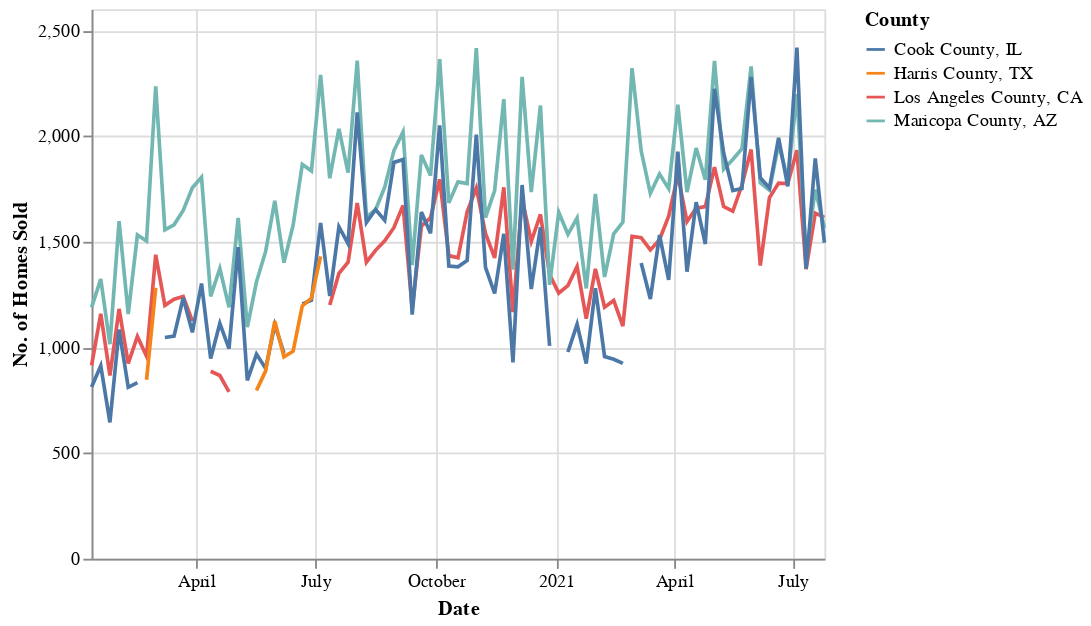

Notebook code for this chart:
### Markdown cell above
What we can conclude is that across the country, transaction volumes have risen, and are higher than 2020.  
  
Which are some of the counties that have seen the most amount of action?

### Code cell
redfin_sales_sorted = redfin_sales.copy()
redfin_sales_sorted['weekly_rank'] = redfin_sales_sorted.groupby('period_end')['total_homes_sold'].rank('dense', ascending = False)

# top 3 counties by transaction volume
redfin_sales_sorted_top = redfin_sales_sorted[(redfin_sales_sorted['weekly_rank']<4)]

# plotting
alt.Chart(redfin_sales_sorted_top).mark_line().encode(
    x = alt.X('period_end', title = "Date"),
    y = alt.Y('total_homes_sold', title = "No. of Homes Sold", impute = alt.ImputeParams(value = None)),
    color = alt.Color('region_name', title = "County")
)

### Figure 1 — Vega-Lite specification as saved in the notebook (floating-point values rounded to 4 significant figures; data arrays with more than 128 entries replaced by an {"elided": "..."} marker saying what was removed)
{"config": {"view": {"continuousWidth": 400, "continuousHeight": 300}}, "data": {"name": "data-794f2b6a08d77b4113b328ed445b62c4"}, "mark": "line", "encoding": {"color": {"type": "nominal", "field": "region_name", "title": "County"}, "x": {"type": "temporal", "field": "period_end", "title": "Date"}, "y": {"type": "quantitative", "field": "total_homes_sold", "impute": {"value": null}, "title": "No. of Homes Sold"}}, "$schema": "https://vega.github.io/schema/vega-lite/v4.8.1.json", "datasets": {"data-794f2b6a08d77b4113b328ed445b62c4": {"elided": "243 records"}}}
